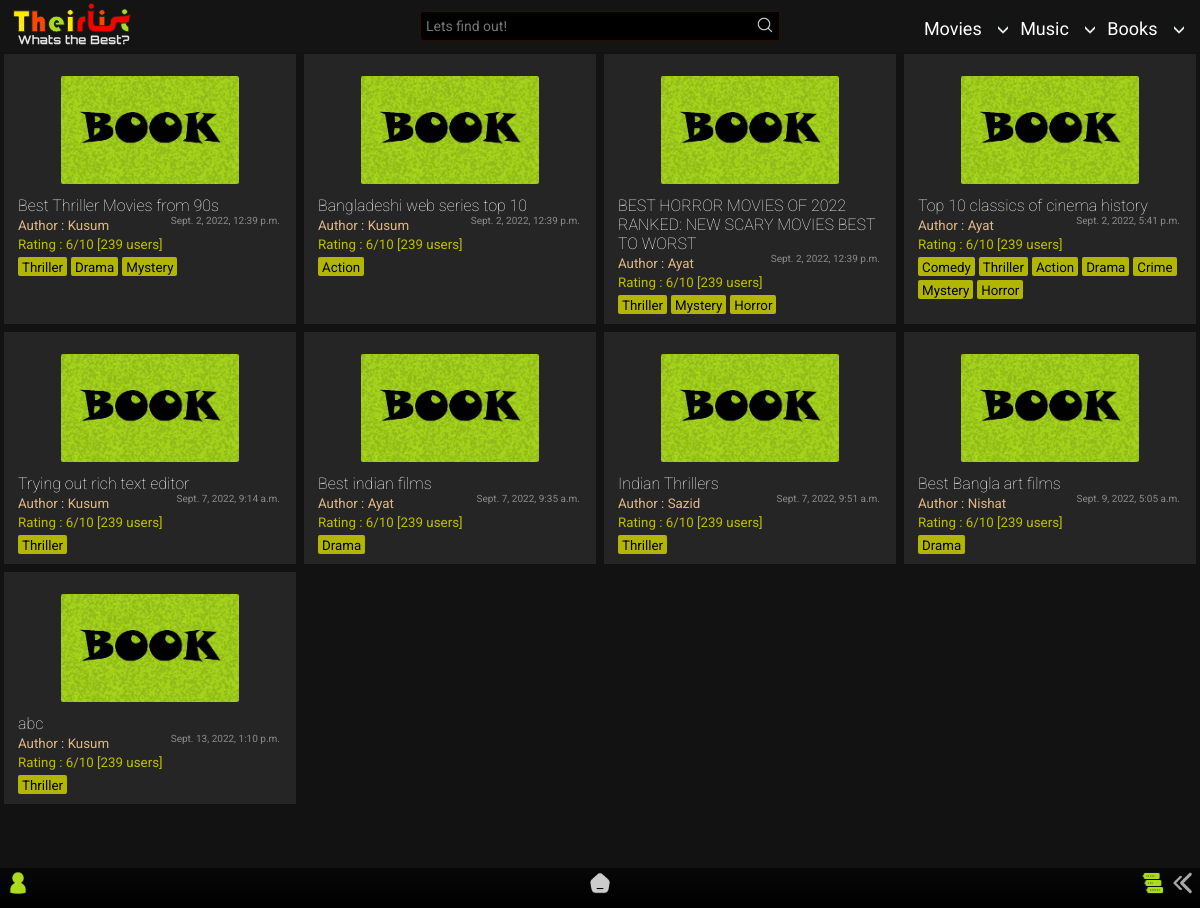
The page /home/film/ on the database as committed earlier.
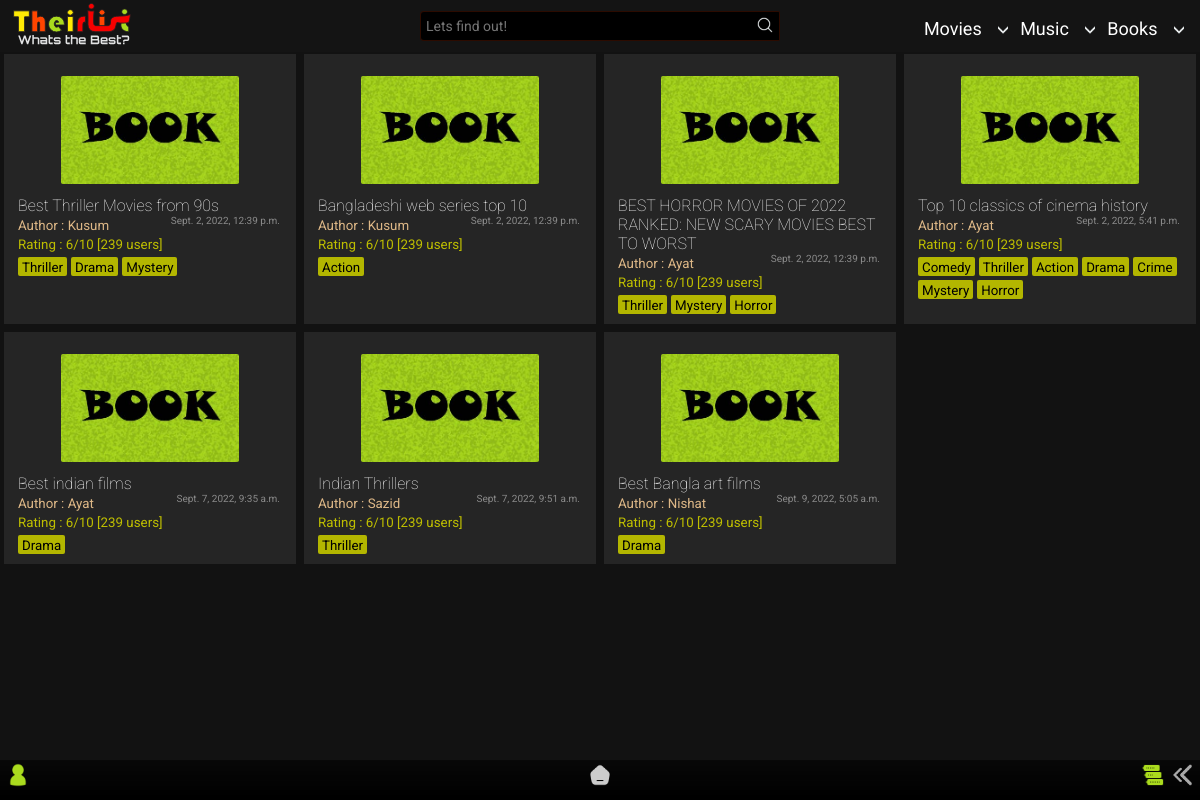
The same page on the database as committed later.
### app/models.py (models this page shows, shortened)
class List(models.Model):
    title = models.CharField(max_length=65)
    author = models.ForeignKey('Author',on_delete=models.SET_NULL,null=True)
    genre = models.ManyToManyField('Genre')
    posted = models.DateTimeField(auto_now_add=True)
    content = RichTextField(null=True,default=' ')
    type = models.CharField(max_length=10,default="Movie")
    slug = models.SlugField(max_length= 300,null=True, blank = True, unique=True)

class Author(models.Model):
    name = models.CharField(max_length=300)
    def __str__(self):
        return self.name

class Genre(models.Model):
    name = models.CharField(max_length=150)
    def __str__(self):
        return self.name

### app/views.py (the view)
# urls.py: path('film/',views.film, name='film'),
def film(request,query=None):
    if not query:
        qs = List.objects.all()
    else:
        qs = List.objects.filter(genre__name__icontains=query)
    return render(request, 'app/film.html', {'query': qs, 'result' : query} )

### templates/app/film.html (shortened to what this page needs)
{% extends "index.html" %}
{% load static %}
{% block content %}
<section>
    <div class="contain-sec" id="contain-sec">
      {% for film in query %}
      <div class="elements">
        <div class="thumb">
          <img src="{% static 'app/images/book-poster.jpg' %}" width="100px" />
        </div>
        <div class="Title">
          <a href="{% url 'app:list_detail' film.id %}"><h4 class="tit">{{film.title}}</h4></a>
        </div>
        <div class="Author">
          <small>Author : {{film.author}}<span>{{film.posted}}</span></small>
        </div>
        <div class="rating"><small>Rating : 6/10 [239 users]</small></div>
          {% for tag in film.genre.all %}
          <div class="Genre">
          <small>{{ tag }}</small>
          </div>
            {% empty %}
            No tags!
          {% endfor %}
      </div>
      {% endfor %}
    </div>
  </section>
{% endblock content %}

Rows that differ between the two databases and show on the page:
removed List: title "Trying out rich text editor", author "Kusum", posted "Sept. 7, 2022, 9:14 a.m.", Genre (name "Thriller")
removed List: title "abc", author "Kusum", posted "Sept. 13, 2022, 1:10 p.m.", Genre (name "Thriller")
